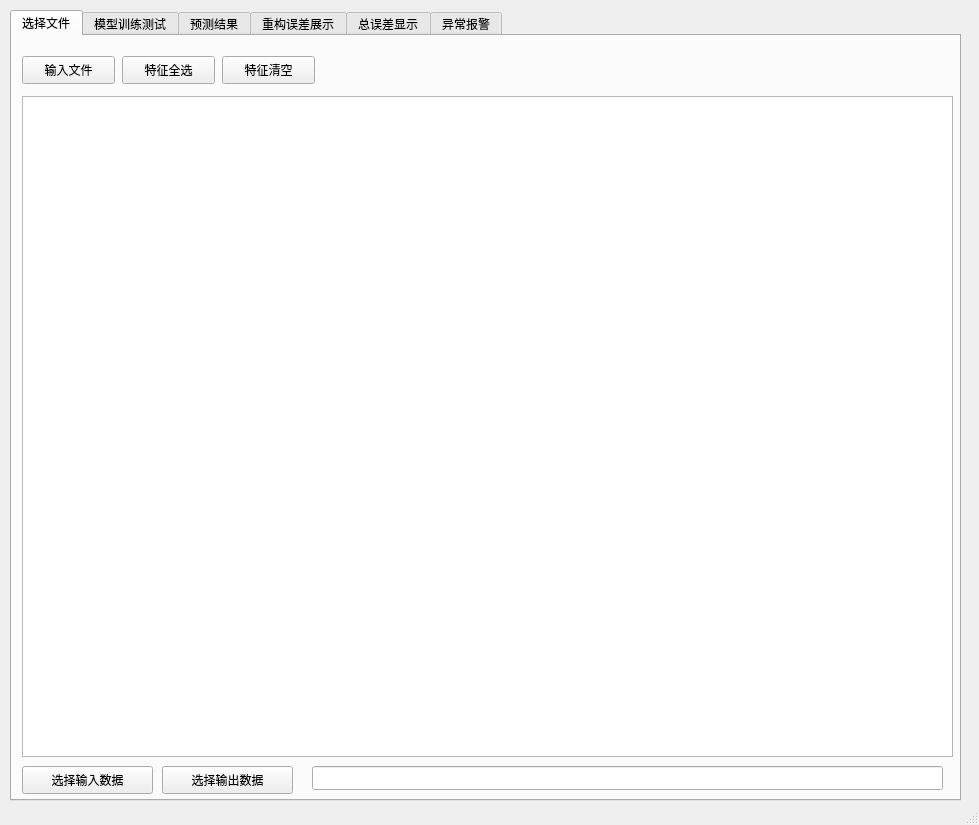
<?xml version="1.0" encoding="UTF-8"?>
<ui version="4.0">
 <class>MainWindow</class>
 <widget class="QMainWindow" name="MainWindow">
  <property name="geometry">
   <rect>
    <x>0</x>
    <y>0</y>
    <width>979</width>
    <height>825</height>
   </rect>
  </property>
  <property name="windowTitle">
   <string>MainWindow</string>
  </property>
  <widget class="QWidget" name="centralwidget">
   <widget class="QTabWidget" name="tabWidget">
    <property name="geometry">
     <rect>
      <x>10</x>
      <y>10</y>
      <width>951</width>
      <height>791</height>
     </rect>
    </property>
    <property name="currentIndex">
     <number>0</number>
    </property>
    <widget class="QWidget" name="tab_1">
     <attribute name="title">
      <string>选择文件</string>
     </attribute>
     <widget class="QPushButton" name="pushButton_csv">
      <property name="geometry">
       <rect>
        <x>10</x>
        <y>20</y>
        <width>93</width>
        <height>28</height>
       </rect>
      </property>
      <property name="text">
       <string>输入文件</string>
      </property>
     </widget>
     <widget class="QLabel" name="label">
      <property name="geometry">
       <rect>
        <x>331</x>
        <y>22</y>
        <width>591</width>
        <height>21</height>
       </rect>
      </property>
      <property name="text">
       <string/>
      </property>
     </widget>
     <widget class="QTableView" name="tableView">
      <property name="geometry">
       <rect>
        <x>10</x>
        <y>60</y>
        <width>931</width>
        <height>661</height>
       </rect>
      </property>
     </widget>
     <widget class="QPushButton" name="pushButton_choose">
      <property name="geometry">
       <rect>
        <x>10</x>
        <y>730</y>
        <width>131</width>
        <height>28</height>
       </rect>
      </property>
      <property name="text">
       <string>选择输入数据</string>
      </property>
     </widget>
     <widget class="QPushButton" name="pushButton_all_value">
      <property name="geometry">
       <rect>
        <x>110</x>
        <y>20</y>
        <width>93</width>
        <height>28</height>
       </rect>
      </property>
      <property name="text">
       <string>特征全选</string>
      </property>
     </widget>
     <widget class="QPushButton" name="pushButton_no_value">
      <property name="geometry">
       <rect>
        <x>210</x>
        <y>20</y>
        <width>93</width>
        <height>28</height>
       </rect>
      </property>
      <property name="text">
       <string>特征清空</string>
      </property>
     </widget>
     <widget class="QLineEdit" name="label_22">
      <property name="geometry">
       <rect>
        <x>300</x>
        <y>730</y>
        <width>631</width>
        <height>24</height>
       </rect>
      </property>
     </widget>
     <widget class="QPushButton" name="pushButton_choose_out">
      <property name="geometry">
       <rect>
        <x>150</x>
        <y>730</y>
        <width>131</width>
        <height>28</height>
       </rect>
      </property>
      <property name="text">
       <string>选择输出数据</string>
      </property>
     </widget>
    </widget>
    <widget class="QWidget" name="tab_2">
     <attribute name="title">
      <string>模型训练测试</string>
     </attribute>
     <widget class="QLabel" name="label_2">
      <property name="geometry">
       <rect>
        <x>10</x>
        <y>10</y>
        <width>72</width>
        <height>21</height>
       </rect>
      </property>
      <property name="text">
       <string>选择模型：</string>
      </property>
     </widget>
     <widget class="QPushButton" name="pushButton_pth">
      <property name="geometry">
       <rect>
        <x>20</x>
        <y>40</y>
        <width>141</width>
        <height>28</height>
       </rect>
      </property>
      <property name="text">
       <string>加载预训练参数</string>
      </property>
     </widget>
     <widget class="QWidget" name="verticalLayoutWidget">
      <property name="geometry">
       <rect>
        <x>80</x>
        <y>70</y>
        <width>111</width>
        <height>101</height>
       </rect>
      </property>
      <layout class="QVBoxLayout" name="verticalLayout">
       <item>
        <widget class="QLineEdit" name="lineEdit_trainstarttime"/>
       </item>
       <item>
        <widget class="QLineEdit" name="lineEdit_validstarttime"/>
       </item>
       <item>
        <widget class="QLineEdit" name="lineEdit_teststarttime"/>
       </item>
      </layout>
     </widget>
     <widget class="QWidget" name="verticalLayoutWidget_2">
      <property name="geometry">
       <rect>
        <x>190</x>
        <y>70</y>
        <width>21</width>
        <height>101</height>
       </rect>
      </property>
      <layout class="QVBoxLayout" name="verticalLayout_2">
       <item>
        <widget class="QLabel" name="label_12">
         <property name="text">
          <string>--</string>
         </property>
        </widget>
       </item>
       <item>
        <widget class="QLabel" name="label_11">
         <property name="text">
          <string>--</string>
         </property>
        </widget>
       </item>
       <item>
        <widget class="QLabel" name="label_10">
         <property name="text">
          <string>--</string>
         </property>
        </widget>
       </item>
      </layout>
     </widget>
     <widget class="QWidget" name="verticalLayoutWidget_3">
      <property name="geometry">
       <rect>
        <x>210</x>
        <y>70</y>
        <width>111</width>
        <height>101</height>
       </rect>
      </property>
      <layout class="QVBoxLayout" name="verticalLayout_3">
       <item>
        <widget class="QLineEdit" name="lineEdit_trainendtime"/>
       </item>
       <item>
        <widget class="QLineEdit" name="lineEdit_validendtime"/>
       </item>
       <item>
        <widget class="QLineEdit" name="lineEdit_testendtime"/>
       </item>
      </layout>
     </widget>
     <widget class="QPushButton" name="pushButton_showdataset">
      <property name="geometry">
       <rect>
        <x>10</x>
        <y>180</y>
        <width>161</width>
        <height>28</height>
       </rect>
      </property>
      <property name="text">
       <string>数据集划分展示</string>
      </property>
     </widget>
     <widget class="QWidget" name="verticalLayoutWidget_4">
      <property name="geometry">
       <rect>
        <x>340</x>
        <y>69</y>
        <width>111</width>
        <height>101</height>
       </rect>
      </property>
      <layout class="QVBoxLayout" name="verticalLayout_5">
       <item>
        <widget class="QLabel" name="label_6">
         <property name="text">
          <string>训练轮数：</string>
         </property>
        </widget>
       </item>
       <item>
        <widget class="QLabel" name="label_7">
         <property name="text">
          <string>batch_size：</string>
         </property>
        </widget>
       </item>
       <item>
        <widget class="QLabel" name="label_8">
         <property name="text">
          <string>初始学习率：</string>
         </property>
        </widget>
       </item>
      </layout>
     </widget>
     <widget class="QWidget" name="verticalLayoutWidget_5">
      <property name="geometry">
       <rect>
        <x>460</x>
        <y>70</y>
        <width>121</width>
        <height>101</height>
       </rect>
      </property>
      <layout class="QVBoxLayout" name="verticalLayout_6">
       <item>
        <widget class="QLineEdit" name="lineEdit_epoch"/>
       </item>
       <item>
        <widget class="QLineEdit" name="lineEdit_batchsize"/>
       </item>
       <item>
        <widget class="QLineEdit" name="lineEdit_rate"/>
       </item>
      </layout>
     </widget>
     <widget class="QPushButton" name="pushButton_train">
      <property name="geometry">
       <rect>
        <x>0</x>
        <y>540</y>
        <width>181</width>
        <height>28</height>
       </rect>
      </property>
      <property name="text">
       <string>开始训练</string>
      </property>
     </widget>
     <widget class="QPlainTextEdit" name="plainTextEdit">
      <property name="geometry">
       <rect>
        <x>10</x>
        <y>580</y>
        <width>921</width>
        <height>151</height>
       </rect>
      </property>
      <property name="plainText">
       <string/>
      </property>
     </widget>
     <widget class="QWidget" name="verticalLayoutWidget_8">
      <property name="geometry">
       <rect>
        <x>10</x>
        <y>70</y>
        <width>77</width>
        <height>101</height>
       </rect>
      </property>
      <layout class="QVBoxLayout" name="verticalLayout_4">
       <item>
        <widget class="QLabel" name="label_3">
         <property name="text">
          <string>训练时间：</string>
         </property>
        </widget>
       </item>
       <item>
        <widget class="QLabel" name="label_4">
         <property name="text">
          <string>验证时间：</string>
         </property>
        </widget>
       </item>
       <item>
        <widget class="QLabel" name="label_5">
         <property name="text">
          <string>测试时间：</string>
         </property>
        </widget>
       </item>
      </layout>
     </widget>
     <widget class="QWidget" name="verticalLayoutWidget_9">
      <property name="geometry">
       <rect>
        <x>610</x>
        <y>70</y>
        <width>81</width>
        <height>101</height>
       </rect>
      </property>
      <layout class="QVBoxLayout" name="verticalLayout_9">
       <item>
        <widget class="QLabel" name="label_18">
         <property name="text">
          <string>输入步长：</string>
         </property>
        </widget>
       </item>
       <item>
        <widget class="QLabel" name="label_19">
         <property name="text">
          <string>预测步长：</string>
         </property>
        </widget>
       </item>
       <item>
        <widget class="QLabel" name="label_20">
         <property name="text">
          <string>重合步长：</string>
         </property>
        </widget>
       </item>
      </layout>
     </widget>
     <widget class="QWidget" name="verticalLayoutWidget_10">
      <property name="geometry">
       <rect>
        <x>700</x>
        <y>70</y>
        <width>111</width>
        <height>101</height>
       </rect>
      </property>
      <layout class="QVBoxLayout" name="verticalLayout_10">
       <item>
        <widget class="QLineEdit" name="lineEdit_inputlength"/>
       </item>
       <item>
        <widget class="QLineEdit" name="lineEdit_predlength"/>
       </item>
       <item>
        <widget class="QLineEdit" name="lineEdit_labellength"/>
       </item>
      </layout>
     </widget>
     <widget class="QComboBox" name="comboBox_model">
      <property name="geometry">
       <rect>
        <x>80</x>
        <y>10</y>
        <width>87</width>
        <height>22</height>
       </rect>
      </property>
     </widget>
     <widget class="QComboBox" name="comboBox_model_2">
      <property name="geometry">
       <rect>
        <x>190</x>
        <y>180</y>
        <width>87</width>
        <height>22</height>
       </rect>
      </property>
     </widget>
     <widget class="QLabel" name="label_21">
      <property name="geometry">
       <rect>
        <x>210</x>
        <y>40</y>
        <width>701</width>
        <height>21</height>
       </rect>
      </property>
      <property name="text">
       <string/>
      </property>
     </widget>
     <widget class="QLabel" name="label_dataset">
      <property name="geometry">
       <rect>
        <x>300</x>
        <y>180</y>
        <width>591</width>
        <height>20</height>
       </rect>
      </property>
      <property name="text">
       <string/>
      </property>
     </widget>
     <widget class="QLabel" name="label_17">
      <property name="geometry">
       <rect>
        <x>180</x>
        <y>10</y>
        <width>109</width>
        <height>28</height>
       </rect>
      </property>
      <property name="text">
       <string>选择损失函数：</string>
      </property>
     </widget>
     <widget class="QComboBox" name="comboBox_lossfc">
      <property name="geometry">
       <rect>
        <x>280</x>
        <y>10</y>
        <width>119</width>
        <height>21</height>
       </rect>
      </property>
     </widget>
    </widget>
    <widget class="QWidget" name="tab_3">
     <attribute name="title">
      <string>预测结果</string>
     </attribute>
     <widget class="QPushButton" name="pushButton_pred">
      <property name="geometry">
       <rect>
        <x>0</x>
        <y>110</y>
        <width>93</width>
        <height>28</height>
       </rect>
      </property>
      <property name="text">
       <string>预测结果</string>
      </property>
     </widget>
     <widget class="QLabel" name="label_9">
      <property name="geometry">
       <rect>
        <x>10</x>
        <y>50</y>
        <width>72</width>
        <height>21</height>
       </rect>
      </property>
      <property name="text">
       <string>显示时间：</string>
      </property>
     </widget>
     <widget class="QWidget" name="gridLayoutWidget">
      <property name="geometry">
       <rect>
        <x>100</x>
        <y>20</y>
        <width>121</width>
        <height>80</height>
       </rect>
      </property>
      <layout class="QGridLayout" name="gridLayout">
       <item row="0" column="0">
        <widget class="QLineEdit" name="lineEdit_showstarttime"/>
       </item>
      </layout>
     </widget>
     <widget class="QWidget" name="verticalLayoutWidget_6">
      <property name="geometry">
       <rect>
        <x>220</x>
        <y>20</y>
        <width>21</width>
        <height>80</height>
       </rect>
      </property>
      <layout class="QVBoxLayout" name="verticalLayout_7">
       <item>
        <widget class="QLabel" name="label_13">
         <property name="text">
          <string>--</string>
         </property>
        </widget>
       </item>
      </layout>
     </widget>
     <widget class="QWidget" name="gridLayoutWidget_2">
      <property name="geometry">
       <rect>
        <x>240</x>
        <y>20</y>
        <width>121</width>
        <height>80</height>
       </rect>
      </property>
      <layout class="QGridLayout" name="gridLayout_2">
       <item row="0" column="0">
        <widget class="QLineEdit" name="lineEdit_showendtime"/>
       </item>
      </layout>
     </widget>
     <widget class="QComboBox" name="comboBox_pred">
      <property name="geometry">
       <rect>
        <x>100</x>
        <y>110</y>
        <width>87</width>
        <height>22</height>
       </rect>
      </property>
     </widget>
     <widget class="QLabel" name="label_pred_time">
      <property name="geometry">
       <rect>
        <x>370</x>
        <y>50</y>
        <width>541</width>
        <height>21</height>
       </rect>
      </property>
      <property name="text">
       <string/>
      </property>
     </widget>
     <widget class="QLabel" name="label_pred_show">
      <property name="geometry">
       <rect>
        <x>410</x>
        <y>110</y>
        <width>511</width>
        <height>21</height>
       </rect>
      </property>
      <property name="text">
       <string/>
      </property>
     </widget>
     <widget class="QLabel" name="label_pred_path">
      <property name="geometry">
       <rect>
        <x>100</x>
        <y>730</y>
        <width>721</width>
        <height>21</height>
       </rect>
      </property>
      <property name="text">
       <string/>
      </property>
     </widget>
     <widget class="QLabel" name="label_23">
      <property name="geometry">
       <rect>
        <x>200</x>
        <y>110</y>
        <width>72</width>
        <height>21</height>
       </rect>
      </property>
      <property name="text">
       <string>展示步长：</string>
      </property>
     </widget>
     <widget class="QComboBox" name="comboBox_stepshow">
      <property name="geometry">
       <rect>
        <x>260</x>
        <y>110</y>
        <width>87</width>
        <height>22</height>
       </rect>
      </property>
     </widget>
     <widget class="QLabel" name="label_26">
      <property name="geometry">
       <rect>
        <x>10</x>
        <y>730</y>
        <width>72</width>
        <height>21</height>
       </rect>
      </property>
      <property name="text">
       <string>模型路径：</string>
      </property>
     </widget>
    </widget>
    <widget class="QWidget" name="tab_4">
     <attribute name="title">
      <string>重构误差展示</string>
     </attribute>
     <widget class="QPushButton" name="pushButton_pred_2">
      <property name="geometry">
       <rect>
        <x>0</x>
        <y>110</y>
        <width>93</width>
        <height>28</height>
       </rect>
      </property>
      <property name="text">
       <string>预测结果</string>
      </property>
     </widget>
     <widget class="QWidget" name="gridLayoutWidget_3">
      <property name="geometry">
       <rect>
        <x>240</x>
        <y>20</y>
        <width>121</width>
        <height>80</height>
       </rect>
      </property>
      <layout class="QGridLayout" name="gridLayout_3">
       <item row="0" column="0">
        <widget class="QLineEdit" name="lineEdit_errorshowendtime"/>
       </item>
      </layout>
     </widget>
     <widget class="QLabel" name="label_14">
      <property name="geometry">
       <rect>
        <x>10</x>
        <y>50</y>
        <width>72</width>
        <height>21</height>
       </rect>
      </property>
      <property name="text">
       <string>显示时间：</string>
      </property>
     </widget>
     <widget class="QWidget" name="gridLayoutWidget_4">
      <property name="geometry">
       <rect>
        <x>100</x>
        <y>20</y>
        <width>121</width>
        <height>80</height>
       </rect>
      </property>
      <layout class="QGridLayout" name="gridLayout_4">
       <item row="0" column="0">
        <widget class="QLineEdit" name="lineEdit_errorshowstarttime"/>
       </item>
      </layout>
     </widget>
     <widget class="QWidget" name="verticalLayoutWidget_7">
      <property name="geometry">
       <rect>
        <x>220</x>
        <y>20</y>
        <width>21</width>
        <height>80</height>
       </rect>
      </property>
      <layout class="QVBoxLayout" name="verticalLayout_8">
       <item>
        <widget class="QLabel" name="label_15">
         <property name="text">
          <string>--</string>
         </property>
        </widget>
       </item>
      </layout>
     </widget>
     <widget class="QComboBox" name="comboBox_error">
      <property name="geometry">
       <rect>
        <x>520</x>
        <y>50</y>
        <width>87</width>
        <height>22</height>
       </rect>
      </property>
     </widget>
     <widget class="QLabel" name="label_16">
      <property name="geometry">
       <rect>
        <x>440</x>
        <y>50</y>
        <width>72</width>
        <height>21</height>
       </rect>
      </property>
      <property name="text">
       <string>选择误差：</string>
      </property>
     </widget>
     <widget class="QComboBox" name="comboBox_errorshow">
      <property name="geometry">
       <rect>
        <x>100</x>
        <y>110</y>
        <width>87</width>
        <height>22</height>
       </rect>
      </property>
     </widget>
     <widget class="QLabel" name="label_24">
      <property name="geometry">
       <rect>
        <x>200</x>
        <y>110</y>
        <width>72</width>
        <height>21</height>
       </rect>
      </property>
      <property name="text">
       <string>展示步长：</string>
      </property>
     </widget>
     <widget class="QComboBox" name="comboBox_stepshow_2">
      <property name="geometry">
       <rect>
        <x>260</x>
        <y>110</y>
        <width>87</width>
        <height>22</height>
       </rect>
      </property>
     </widget>
     <widget class="QLabel" name="label_25">
      <property name="geometry">
       <rect>
        <x>360</x>
        <y>110</y>
        <width>81</width>
        <height>21</height>
       </rect>
      </property>
      <property name="text">
       <string>平均误差：</string>
      </property>
     </widget>
     <widget class="QLineEdit" name="lineEdit_threshold">
      <property name="geometry">
       <rect>
        <x>420</x>
        <y>110</y>
        <width>81</width>
        <height>20</height>
       </rect>
      </property>
     </widget>
     <widget class="QLabel" name="label_thresholderror">
      <property name="geometry">
       <rect>
        <x>510</x>
        <y>110</y>
        <width>281</width>
        <height>21</height>
       </rect>
      </property>
      <property name="text">
       <string/>
      </property>
     </widget>
    </widget>
    <widget class="QWidget" name="tab_5">
     <attribute name="title">
      <string>总误差显示</string>
     </attribute>
     <widget class="QPushButton" name="pushButton_allerror">
      <property name="geometry">
       <rect>
        <x>9</x>
        <y>112</y>
        <width>93</width>
        <height>28</height>
       </rect>
      </property>
      <property name="text">
       <string>预测结果</string>
      </property>
     </widget>
     <widget class="QLabel" name="label_27">
      <property name="geometry">
       <rect>
        <x>19</x>
        <y>52</y>
        <width>72</width>
        <height>21</height>
       </rect>
      </property>
      <property name="text">
       <string>显示时间：</string>
      </property>
     </widget>
     <widget class="QComboBox" name="comboBox_allerror">
      <property name="geometry">
       <rect>
        <x>460</x>
        <y>50</y>
        <width>87</width>
        <height>22</height>
       </rect>
      </property>
     </widget>
     <widget class="QLabel" name="label_29">
      <property name="geometry">
       <rect>
        <x>380</x>
        <y>50</y>
        <width>72</width>
        <height>21</height>
       </rect>
      </property>
      <property name="text">
       <string>选择误差：</string>
      </property>
     </widget>
     <widget class="QComboBox" name="comboBox_stepshow_3">
      <property name="geometry">
       <rect>
        <x>200</x>
        <y>120</y>
        <width>87</width>
        <height>22</height>
       </rect>
      </property>
     </widget>
     <widget class="QLabel" name="label_30">
      <property name="geometry">
       <rect>
        <x>120</x>
        <y>120</y>
        <width>72</width>
        <height>21</height>
       </rect>
      </property>
      <property name="text">
       <string>展示步长：</string>
      </property>
     </widget>
     <widget class="QLabel" name="label_31">
      <property name="geometry">
       <rect>
        <x>300</x>
        <y>120</y>
        <width>81</width>
        <height>21</height>
       </rect>
      </property>
      <property name="text">
       <string>平均误差：</string>
      </property>
     </widget>
     <widget class="QLineEdit" name="lineEdit_allerrorthreshold">
      <property name="geometry">
       <rect>
        <x>370</x>
        <y>120</y>
        <width>81</width>
        <height>20</height>
       </rect>
      </property>
     </widget>
     <widget class="QLineEdit" name="lineEdit_allerrorshowstarttime">
      <property name="geometry">
       <rect>
        <x>100</x>
        <y>50</y>
        <width>119</width>
        <height>24</height>
       </rect>
      </property>
     </widget>
     <widget class="QLabel" name="label_28">
      <property name="geometry">
       <rect>
        <x>220</x>
        <y>20</y>
        <width>19</width>
        <height>78</height>
       </rect>
      </property>
      <property name="text">
       <string>--</string>
      </property>
     </widget>
     <widget class="QLineEdit" name="lineEdit_allerrorshowendtime">
      <property name="geometry">
       <rect>
        <x>240</x>
        <y>50</y>
        <width>119</width>
        <height>24</height>
       </rect>
      </property>
     </widget>
     <widget class="QLabel" name="label_thresholdallerror">
      <property name="geometry">
       <rect>
        <x>470</x>
        <y>120</y>
        <width>281</width>
        <height>21</height>
       </rect>
      </property>
      <property name="text">
       <string/>
      </property>
     </widget>
    </widget>
    <widget class="QWidget" name="tab_6">
     <attribute name="title">
      <string>异常报警</string>
     </attribute>
     <widget class="QLineEdit" name="lineEdit_alarm">
      <property name="geometry">
       <rect>
        <x>90</x>
        <y>30</y>
        <width>119</width>
        <height>24</height>
       </rect>
      </property>
     </widget>
     <widget class="QLabel" name="label_33">
      <property name="geometry">
       <rect>
        <x>230</x>
        <y>30</y>
        <width>72</width>
        <height>21</height>
       </rect>
      </property>
      <property name="text">
       <string>时间阈值：</string>
      </property>
     </widget>
     <widget class="QLineEdit" name="lineEdit_alarm_time">
      <property name="geometry">
       <rect>
        <x>310</x>
        <y>30</y>
        <width>119</width>
        <height>24</height>
       </rect>
      </property>
     </widget>
     <widget class="QPlainTextEdit" name="plainTextEdit_alarm">
      <property name="geometry">
       <rect>
        <x>10</x>
        <y>600</y>
        <width>921</width>
        <height>151</height>
       </rect>
      </property>
      <property name="plainText">
       <string/>
      </property>
     </widget>
     <widget class="QPushButton" name="pushButton_alarm">
      <property name="geometry">
       <rect>
        <x>0</x>
        <y>100</y>
        <width>93</width>
        <height>28</height>
       </rect>
      </property>
      <property name="text">
       <string>异常报警</string>
      </property>
     </widget>
     <widget class="QLabel" name="label_alarm">
      <property name="geometry">
       <rect>
        <x>460</x>
        <y>30</y>
        <width>441</width>
        <height>21</height>
       </rect>
      </property>
      <property name="text">
       <string/>
      </property>
     </widget>
     <widget class="QLabel" name="label_34">
      <property name="geometry">
       <rect>
        <x>10</x>
        <y>70</y>
        <width>72</width>
        <height>21</height>
       </rect>
      </property>
      <property name="text">
       <string>选择误差：</string>
      </property>
     </widget>
     <widget class="QComboBox" name="comboBox_alarm">
      <property name="geometry">
       <rect>
        <x>90</x>
        <y>70</y>
        <width>87</width>
        <height>22</height>
       </rect>
      </property>
     </widget>
     <widget class="QComboBox" name="comboBox_alarm_stepshow">
      <property name="geometry">
       <rect>
        <x>300</x>
        <y>70</y>
        <width>87</width>
        <height>22</height>
       </rect>
      </property>
     </widget>
     <widget class="QLabel" name="label_35">
      <property name="geometry">
       <rect>
        <x>220</x>
        <y>70</y>
        <width>72</width>
        <height>21</height>
       </rect>
      </property>
      <property name="text">
       <string>展示步长：</string>
      </property>
     </widget>
     <widget class="QComboBox" name="comboBox_alarm_value">
      <property name="geometry">
       <rect>
        <x>100</x>
        <y>100</y>
        <width>87</width>
        <height>22</height>
       </rect>
      </property>
     </widget>
     <widget class="QComboBox" name="comboBox_label">
      <property name="geometry">
       <rect>
        <x>0</x>
        <y>30</y>
        <width>87</width>
        <height>22</height>
       </rect>
      </property>
     </widget>
    </widget>
   </widget>
  </widget>
  <widget class="QStatusBar" name="statusbar"/>
 </widget>
 <tabstops>
  <tabstop>tabWidget</tabstop>
  <tabstop>pushButton_csv</tabstop>
  <tabstop>comboBox_model</tabstop>
  <tabstop>pushButton_pth</tabstop>
  <tabstop>lineEdit_trainstarttime</tabstop>
  <tabstop>lineEdit_trainendtime</tabstop>
  <tabstop>lineEdit_validstarttime</tabstop>
  <tabstop>lineEdit_validendtime</tabstop>
  <tabstop>lineEdit_teststarttime</tabstop>
  <tabstop>lineEdit_testendtime</tabstop>
  <tabstop>lineEdit_epoch</tabstop>
  <tabstop>lineEdit_batchsize</tabstop>
  <tabstop>lineEdit_inputlength</tabstop>
  <tabstop>lineEdit_predlength</tabstop>
  <tabstop>lineEdit_labellength</tabstop>
  <tabstop>pushButton_showdataset</tabstop>
  <tabstop>pushButton_train</tabstop>
  <tabstop>plainTextEdit</tabstop>
  <tabstop>lineEdit_showstarttime</tabstop>
  <tabstop>lineEdit_showendtime</tabstop>
  <tabstop>pushButton_pred</tabstop>
  <tabstop>lineEdit_errorshowstarttime</tabstop>
  <tabstop>lineEdit_errorshowendtime</tabstop>
  <tabstop>comboBox_error</tabstop>
  <tabstop>pushButton_pred_2</tabstop>
 </tabstops>
 <resources/>
 <connections/>
</ui>
